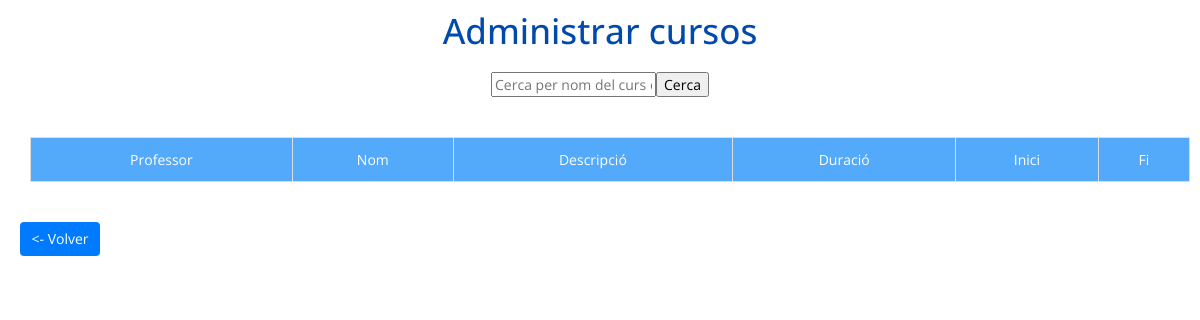
The page /student/studentCourses.php (signed in) on the database as committed earlier.
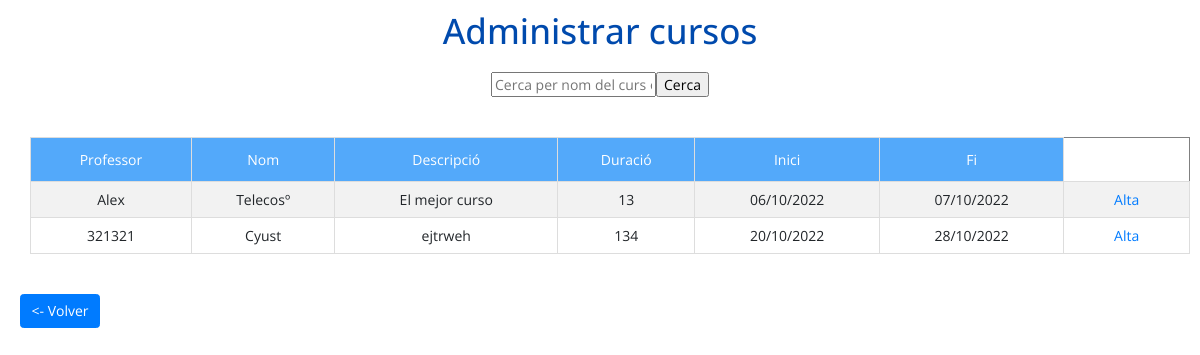
The same page on the database as committed later.
### tables this page shows
CREATE TABLE `teacher` (
  `teacher_id` int(11) NOT NULL,
  `dni` varchar(21) NOT NULL,
  `name` varchar(50) NOT NULL,
  `surname` varchar(50) NOT NULL,
  `title` varchar(50) NOT NULL,
  `description` varchar(50) NOT NULL,
  `password` varchar(255) NOT NULL,
  `created_at` datetime DEFAULT current_timestamp(),
  `image` varchar(100) DEFAULT NULL
);

CREATE TABLE `courses` (
  `id_course` int(11) NOT NULL,
  `teacher_id` int(11) NOT NULL,
  `name` varchar(50) NOT NULL,
  `description` varchar(255) NOT NULL,
  `duration` int(15) DEFAULT NULL,
  `start` int(50) NOT NULL,
  `end` int(50) NOT NULL
);

### student/studentCourses.php (the view, shortened to what this page needs)
<!DOCTYPE html>
<html lang="en">
<head>
  <link rel="stylesheet" href="../styles/admin.css">
  <link rel="stylesheet" href="https://stackpath.bootstrapcdn.com/bootstrap/4.5.2/css/bootstrap.min.css">
</head>
<body>
  <h1>Administrar cursos</h1>
  <?php
  $con = mysqli_connect("localhost", "root", "");
  mysqli_select_db($con, "courses");
  echo "<div style='display: flex; justify-content: center; margin-bottom: 20px; align-items:center;'>";
  echo "<form action='adminCourses.php' method='GET'>";
  echo "<input type='text' name='search' placeholder='Cerca per nom del curs o DNI'>";
  echo "<input type='submit' value='Cerca'>";
  echo "</form>";
  echo "</div>";
  $query = "SELECT * FROM courses";
  $courses = mysqli_query($con, $query);
  ?>
  <div style="width: 100%; display: flex; justify-content: center; margin-bottom: 20px; align-items:center;">
    <?php
    echo "<table border='1'>
<tr>
<th>Professor</th>
<th>Nom</th>
<th>Descripció</th>
<th>Duració</th>
<th>Inici</th>
<th>Fi</th>
</tr>";
    $query = 'SELECT * FROM teacher';
    $result = mysqli_query($con, $query);
    while ($course_row = mysqli_fetch_array($courses)) {
      $enrollmentQuery = "SELECT * FROM enrollment WHERE id_course = " . $course_row['id_course'] . " AND id_student = " . $_SESSION['id'];
      $resultQuery = mysqli_query($con, $enrollmentQuery);
      if ($course_row['start'] > time() && mysqli_num_rows($resultQuery) == 0) {
      echo "<tr>";
      while ($teacher_row = mysqli_fetch_array($result)) {
        if ($course_row['teacher_id'] == $teacher_row['teacher_id']) {
          echo "<td>" . $teacher_row['name'] . "</td>";
        }
      }
      echo "<td>" . $course_row['name'] . "</td>";
      echo "<td>" . $course_row['description'] . "</td>";
      echo "<td>" . $course_row['duration'] . "</td>";
      echo "<td>" . date('d/m/Y', $course_row['start']) . "</td>";
      echo "<td>" . date('d/m/Y', $course_row['end']) . "</td>";
      echo "<form method='post' action=" . htmlspecialchars($_SERVER["PHP_SELF"]) . " >";
      echo "<td><a href='studentCourses.php?join_id_course=" . $course_row['id_course'] . "'>Alta</a>";
      echo "</td>";
      echo "</tr>";
    }
      mysqli_data_seek($result, 0);
    }
    echo "</table>";
    ?>
  </div>
  <a href="studentPanel.php" class="btn btn-primary"><- Volver</a>
</body>
</html>

Rows that differ between the two databases and show on the page:
added courses: name "Telecosº", description "El mejor curso", duration "13", start "06/10/2022", end "07/10/2022"
now on this page (row unchanged): teacher: name "Alex", shown under "Telecosº"
added courses: name "Cyust", description "ejtrweh", duration "134", start "20/10/2022", end "28/10/2022"
added teacher: name "321321", shown under "Cyust"
